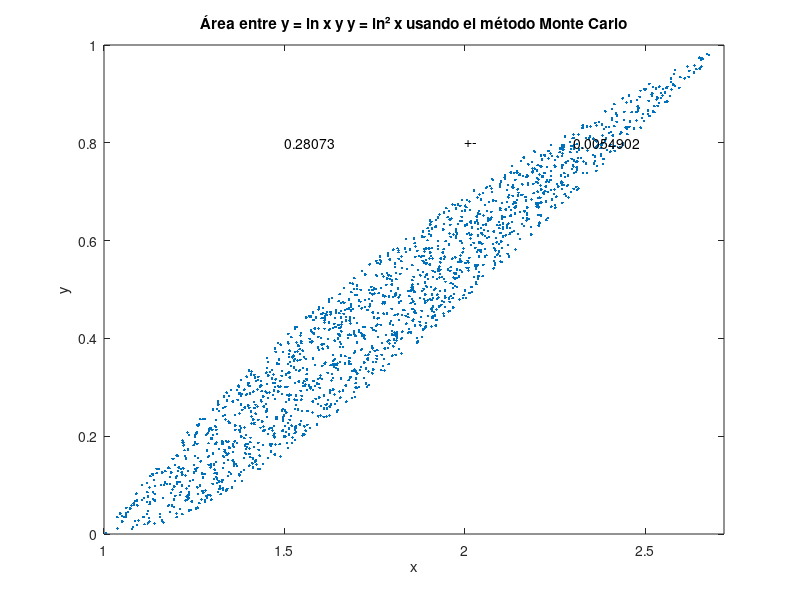

Source code (MATLAB):
clear; clf; hold off
m = 10000;
veces = 50;
% Límites para y = ln x & y = ln² x
ax = 1; bx = exp(1);        % x ∈ [1, e]
ay = 0; by = 1;             % y ∈ [0, 1]
sa = 0;
saa = 0;
for k = 1:veces
 n = 0;
for i = 1:m
 r = rand;
 x = ax + (bx - ax) * r;
 r = rand;
 y = ay + (by - ay) * r;
 % Funciones: y1 = ln(x), y2 = ln²(x)
 y1 = log(x);              % y = ln x
 y2 = log(x)^2;            % y = ln² x
if (y >= y2 && y <= y1)
 n = n + 1;
 px(n) = x;
 py(n) = y;
end
end
 area = n * (by - ay) * (bx - ax) / m;
 sa = sa + area;
 saa = saa + area^2;
end
prom = sa / veces;
desv = sqrt(veces * saa - sa^2) / veces;
promedio = num2str(prom);
desviacion = num2str(desv);
plot(px, py, '.')
title('Área entre y = ln x y y = ln² x usando el método Monte Carlo')
xlabel('x'); ylabel('y');
axis([1, exp(1), 0, 1])
text(1.5, 0.8, promedio)
text(2, 0.8, '+-')
text(2.3, 0.8, desviacion)
